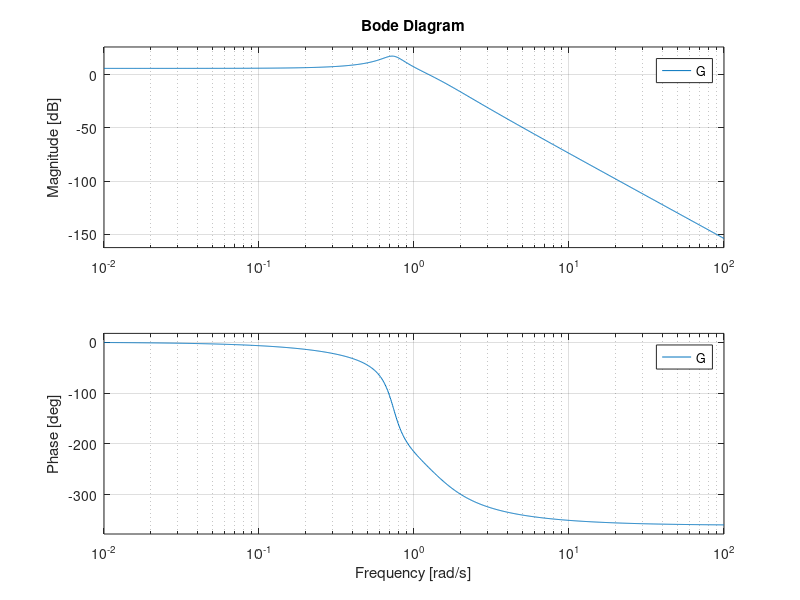

Reproduce this figure in MATLAB. (Note: this script raises an error after producing the figure.)
%% Descrpition
% This script is ment to demonstrate a case where performing VRFT on a
% Hammerstein system may result in instability due to underestimation of
% the real gain of the system.

% Questions:
% - Why are some results negative once in a while?

%% Some general settings
clc; % close;
rng(2);

%% Parameters
Ts = 0.1;
T = 0:Ts:2500;
noise_var = 0.025;

%% Nonlinearity
alpha = 0.5;
sat = @(u) min(max(u,-alpha),alpha);
f = @(u) sat(u);

%% System
% Transfer function open loop
m1 = 1; m2 = 0.5;
c1 = 0.2; c2 = 0.5;
k1 = 1; k2 = 0.5;

s = tf('s');
G = minreal(1/((m1*s^2+(c1+c2)*s+k1+k2)*(m2*s^2+c2*s+k2)-(k2+c2*s)^2));

% State space representation (augmented to include PID)
sys = ss(G);
A = sys.A; B = sys.B; C = sys.C;

% Funcitons for simulation
dx   = @(x,u) A*x + B*u;
dx_f = @(x,u) A*x + B*f(u);

figure(1);
clf; grid on; hold on;
bode(G)

% VRFT settings
% Reference controller (and model)
kp_ideal = 0.1;
ki_ideal = 0.1;
kd_ideal = 0.5;

M = feedback((kp_ideal + ki_ideal/s + kd_ideal*s)*G,1);

clc;
disp(evalfr(M,0))
disp(eig(M))

% Filter
W = c2d(tf(1,[0.3, 1]),Ts);

% Control strucuter
Bf = [
    tf(1,1,Ts, 'variable','z^-1');
    tf(Ts*[1 1],2*[1 -1],Ts,'variable','z^-1');
    tf([2 -2],Ts*[3 -1],Ts,'variable','z^-1')
];

%% Sample open loop data
% Additional simulation parameters
x0 = zeros(size(A,1),1);

% Input data
U = 1-2*(1-(square(2 * pi * T / 120) + 1) / 2)';

% Noise free sample data
[~,x_sample_data_linear] = ode45(@(t,x) dx(x,interp1(T,U,t)),T,x0);
y_sample_data_linear = (C*x_sample_data_linear')';

[~,x_sample_data] = ode45(@(t,x) dx_f(x,interp1(T,U,t)),T,x0);
y_sample_data = (C*x_sample_data')';

% Add noise
noise = sqrt(noise_var) * randn(size(T))';

y = y_sample_data + noise;
y_linear = y_sample_data_linear + noise;

% VRFT
[~, theta]        = VRFT1_ry(U, y,        c2d(M,Ts), Bf, W, 4, []);
[~, theta_linear] = VRFT1_ry(U, y_linear, c2d(M,Ts), Bf, W, 4, []);


disp(theta_linear./theta)
%% Figures
figure(1);
clf; grid on; hold on;
plot(T,U,'k--')
plot(T,y,'r')
plot(T,y_linear,'b')


%%
num = tf(M.num,1);
den = tf(M.den,1);

figure(2);
clf; grid on; hold on;
yline(0)
ALPHA = linspace(0,1,100);
for i = 1:length(ALPHA)
    l = zero(ALPHA(i)*den + (1-ALPHA(i))*num);

    plot(ALPHA(i),max(real(l)),'r.')
    drawnow;
end
